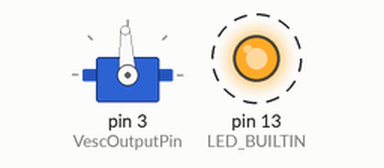
This sketch was run on a simulated Arduino Uno, built with avr-gcc and run on an emulated ATmega328P. Parts: servo, output pins drawn as LEDs (lit = HIGH). Dashed ring = blinking.

Above: at 0.05 s.
At 0.85 s:
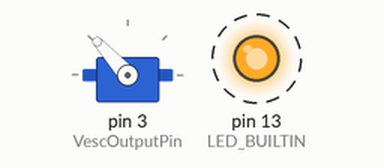
At 1.85 s:
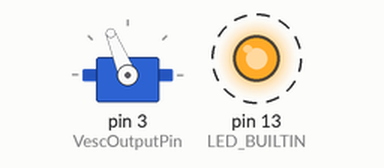
At 4.05 s:
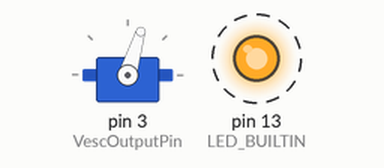
Timing chart, 0 to 5.7 s (numbered marks = the images above):
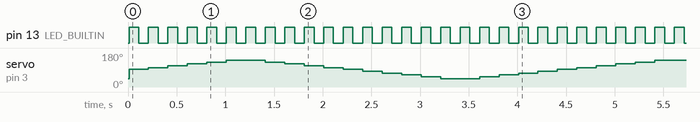

The sketch:

motor_PPM.ino
```cpp
#include <Servo.h>
const uint8_t VescOutputPin = 3;
Servo esc;
int sensIn = A0;
int val = 0;

int duty_start = 1000;
int duty_end = 2000;
int duty_center = 1500;
int duty = duty_center;
int duty_step = 100;
int sign = 1;

bool do_stop = false;
bool cyclic_remote = true;

void setup() {
  pinMode(LED_BUILTIN, OUTPUT);
  esc.attach(VescOutputPin);
  esc.writeMicroseconds(1000);
  Serial.begin(9600); delay(10);
}

void loop() {

  // Run motor
  if (not do_stop) {
      esc.writeMicroseconds(duty);
//      Serial.print("duty cycle ");
//      Serial.println(duty);

  // Stop run, break motor
  } else {
      esc.writeMicroseconds(duty_center);
      digitalWrite(LED_BUILTIN, HIGH);
      delay(100);
      digitalWrite(LED_BUILTIN, LOW);
      delay(100);
  }

  // change speed by remote
  if (not cyclic_remote) {
    val = analogRead(sensIn);
    Serial.print("thumbstick ");
    Serial.println(val);
    duty = map(val, 0, 1023, duty_end, duty_start);
    // signal that run is still going
    digitalWrite(LED_BUILTIN, HIGH);
    delay(50);
    digitalWrite(LED_BUILTIN, LOW);
    delay(50);

  // change speed cyclic
  } else {
    // increase duty cycle
    duty = duty + sign * duty_step;

    // return when out of boundaries
    if (duty > duty_end or duty < duty_start) {
      //revert step and switch sign
      duty = duty - sign * duty_step;
      sign = -sign;
    }
    // signal that run is still going
    digitalWrite(LED_BUILTIN, HIGH);
    delay(100);
    digitalWrite(LED_BUILTIN, LOW);
    delay(100);
  }
}
```

Measured:
- by itself, pin 13 (LED_BUILTIN): alternates HIGH for 0.10 s and LOW for 0.10 s
- by itself, servo on pin 3 (VescOutputPin): repeats every 4.4 s: 102° 0.20 s, 112° 0.20 s, 122° 0.20 s, 132° 0.20 s, 141° 0.40 s, 132° 0.20 s, 122° 0.20 s, 112° 0.20 s, 102° 0.20 s, 93° 0.20 s, 83° 0.20 s, 73° 0.20 s, 64° 0.20 s, 54° 0.20 s, 44° 0.40 s, 54° 0.20 s, 64° 0.20 s, 73° 0.20 s, 83° 0.20 s, 93° 0.20 s
